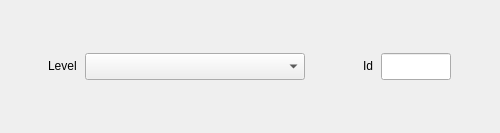
<?xml version="1.0" encoding="UTF-8"?>
<ui version="4.0">
 <class>Form</class>
 <widget class="QWidget" name="Form">
  <property name="geometry">
   <rect>
    <x>0</x>
    <y>0</y>
    <width>500</width>
    <height>133</height>
   </rect>
  </property>
  <property name="sizePolicy">
   <sizepolicy hsizetype="Expanding" vsizetype="Fixed">
    <horstretch>0</horstretch>
    <verstretch>0</verstretch>
   </sizepolicy>
  </property>
  <property name="minimumSize">
   <size>
    <width>220</width>
    <height>0</height>
   </size>
  </property>
  <property name="maximumSize">
   <size>
    <width>600</width>
    <height>16777215</height>
   </size>
  </property>
  <property name="windowTitle">
   <string>Form</string>
  </property>
  <layout class="QHBoxLayout" name="horizontalLayout_3">
   <property name="leftMargin">
    <number>0</number>
   </property>
   <property name="topMargin">
    <number>0</number>
   </property>
   <property name="rightMargin">
    <number>0</number>
   </property>
   <property name="bottomMargin">
    <number>0</number>
   </property>
   <item>
    <layout class="QHBoxLayout" name="horizontalLayout" stretch="1,3">
     <property name="spacing">
      <number>8</number>
     </property>
     <property name="leftMargin">
      <number>4</number>
     </property>
     <property name="rightMargin">
      <number>4</number>
     </property>
     <item>
      <widget class="QLabel" name="label">
       <property name="sizePolicy">
        <sizepolicy hsizetype="Fixed" vsizetype="Fixed">
         <horstretch>0</horstretch>
         <verstretch>0</verstretch>
        </sizepolicy>
       </property>
       <property name="minimumSize">
        <size>
         <width>0</width>
         <height>0</height>
        </size>
       </property>
       <property name="styleSheet">
        <string notr="true"/>
       </property>
       <property name="text">
        <string>Level</string>
       </property>
      </widget>
     </item>
     <item>
      <widget class="QComboBox" name="comboBox">
       <property name="sizePolicy">
        <sizepolicy hsizetype="Fixed" vsizetype="Fixed">
         <horstretch>0</horstretch>
         <verstretch>0</verstretch>
        </sizepolicy>
       </property>
       <property name="minimumSize">
        <size>
         <width>100</width>
         <height>0</height>
        </size>
       </property>
       <property name="maximumSize">
        <size>
         <width>220</width>
         <height>16777215</height>
        </size>
       </property>
       <property name="font">
        <font>
         <pointsize>12</pointsize>
        </font>
       </property>
      </widget>
     </item>
    </layout>
   </item>
   <item>
    <layout class="QHBoxLayout" name="horizontalLayout_2">
     <property name="spacing">
      <number>8</number>
     </property>
     <property name="leftMargin">
      <number>4</number>
     </property>
     <property name="rightMargin">
      <number>4</number>
     </property>
     <item>
      <widget class="QLabel" name="label_2">
       <property name="sizePolicy">
        <sizepolicy hsizetype="Fixed" vsizetype="Fixed">
         <horstretch>0</horstretch>
         <verstretch>0</verstretch>
        </sizepolicy>
       </property>
       <property name="minimumSize">
        <size>
         <width>0</width>
         <height>0</height>
        </size>
       </property>
       <property name="styleSheet">
        <string notr="true"/>
       </property>
       <property name="text">
        <string>Id</string>
       </property>
      </widget>
     </item>
     <item>
      <widget class="QLineEdit" name="line">
       <property name="sizePolicy">
        <sizepolicy hsizetype="Fixed" vsizetype="Fixed">
         <horstretch>0</horstretch>
         <verstretch>0</verstretch>
        </sizepolicy>
       </property>
       <property name="minimumSize">
        <size>
         <width>25</width>
         <height>0</height>
        </size>
       </property>
       <property name="maximumSize">
        <size>
         <width>70</width>
         <height>16777215</height>
        </size>
       </property>
       <property name="font">
        <font>
         <pointsize>12</pointsize>
        </font>
       </property>
      </widget>
     </item>
    </layout>
   </item>
  </layout>
 </widget>
 <resources/>
 <connections/>
</ui>
